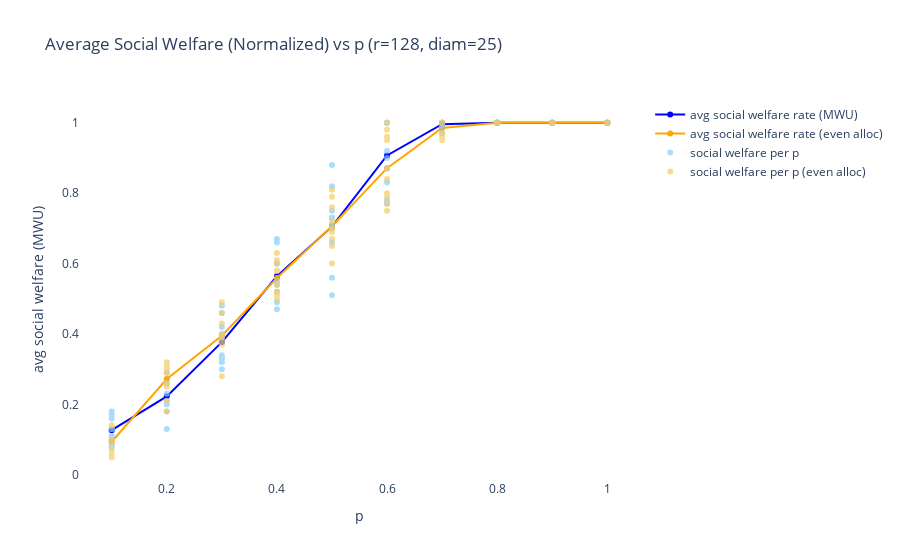
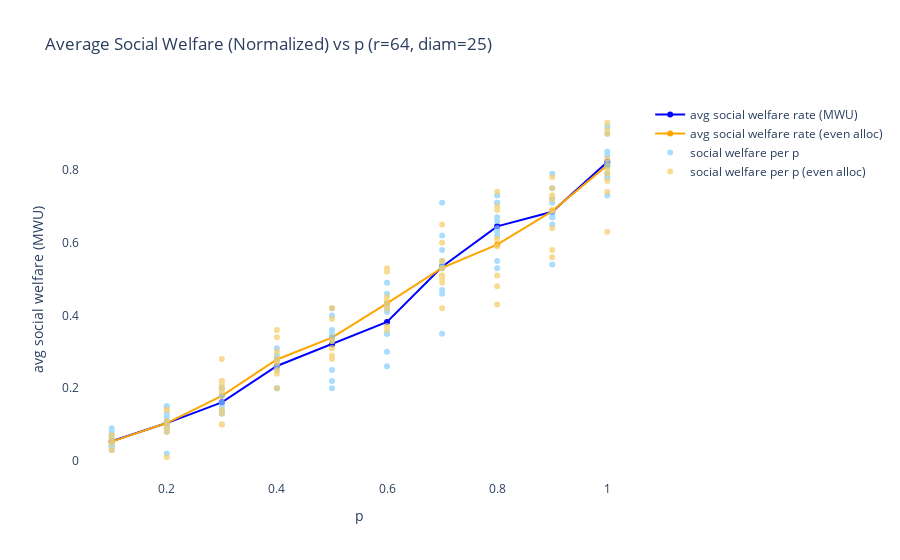
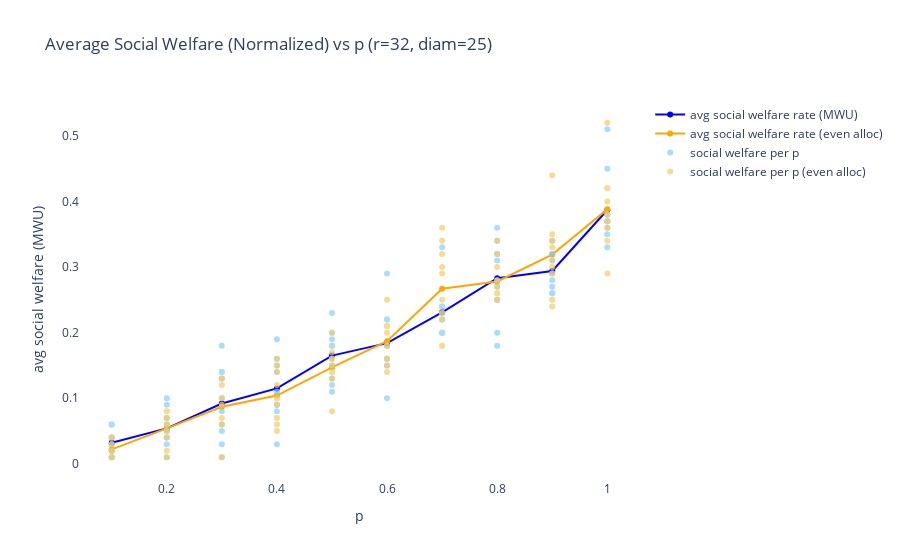
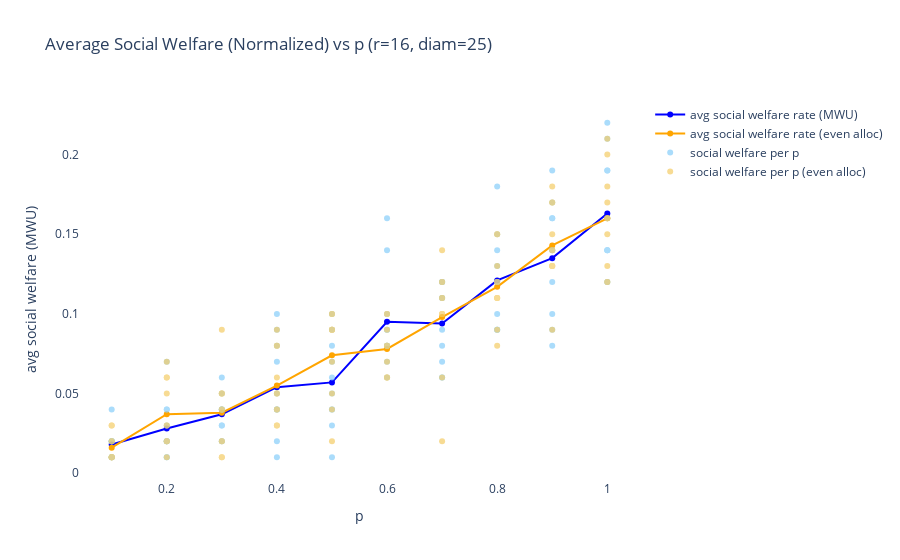

The notebook cell saved with these charts, in order:
### Markdown cell above
## Evenly distributed resources

### Code cell
comp_strat(num_vertices, regularity, create_rl,
        MWU, {'lrate' : lrate})
